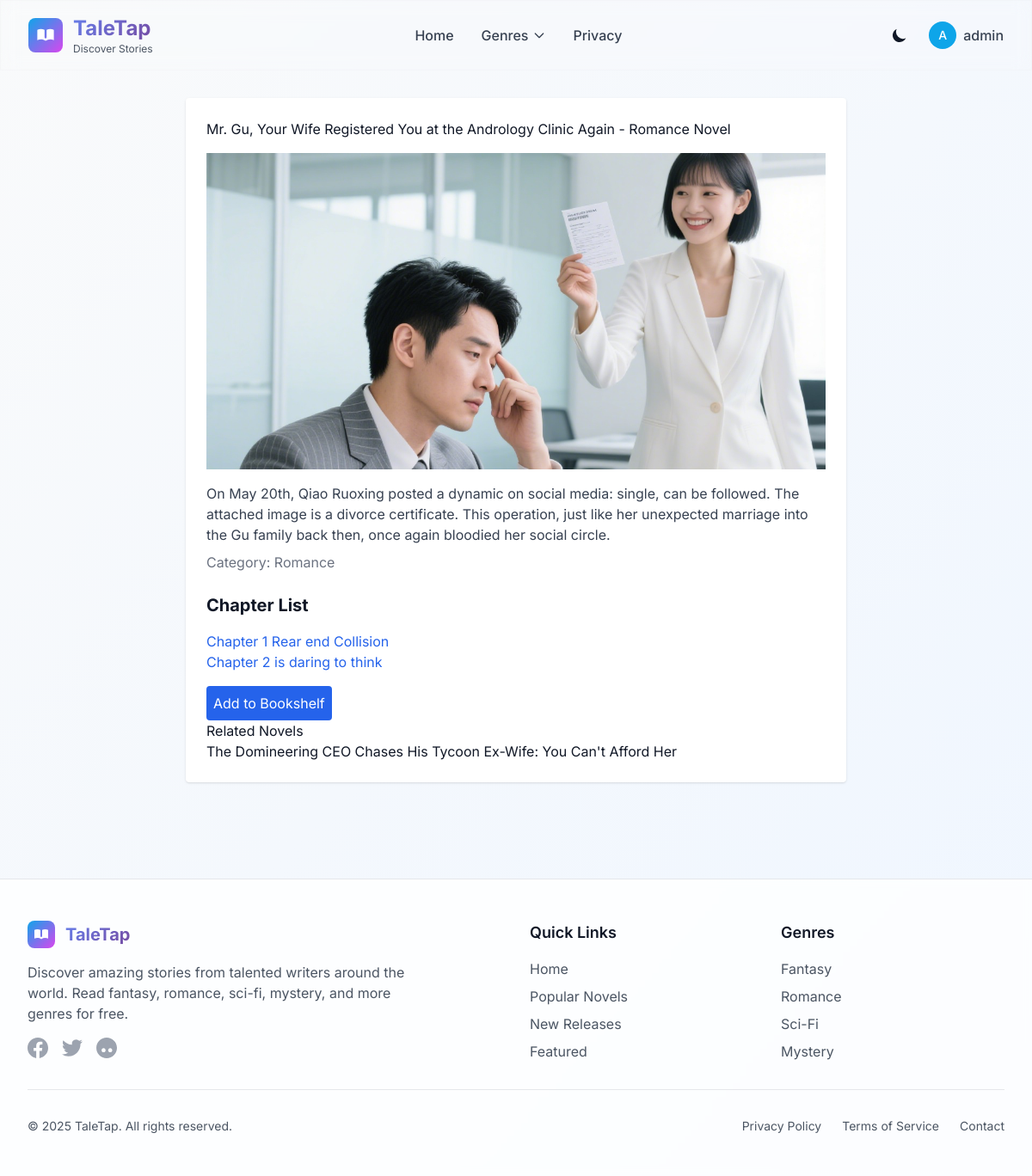
/novel/3 (signed in), run on the app's committed database.
### models.py (models this page shows)
class User(db.Model, UserMixin):
    id = db.Column(db.Integer, primary_key=True)
    username = db.Column(db.String(80), unique=True, nullable=False)
    password = db.Column(db.String(120), nullable=False)
    novels = db.relationship('UserNovel', backref='user', lazy=True)

class Novel(db.Model):
    id = db.Column(db.Integer, primary_key=True)
    title = db.Column(db.String(100), nullable=False)
    description = db.Column(db.Text, nullable=False)
    cover_image = db.Column(db.String(200))  # 封面图片路径
    chapters = db.relationship('Chapter', backref='novel', lazy=True)
    category = db.Column(db.String(50))

class Chapter(db.Model):
    id = db.Column(db.Integer, primary_key=True)
    novel_id = db.Column(db.Integer, db.ForeignKey('novel.id'), nullable=False)
    title = db.Column(db.String(100), nullable=False)
    content = db.Column(db.Text, nullable=False)
    comments = db.relationship('Comment', backref='chapter', lazy=True)

### app.py (the view)
@app.route('/novel/<int:novel_id>')
def novel(novel_id):
    novel = Novel.query.get_or_404(novel_id)
    related_novels = Novel.query.filter_by(category=novel.category).filter(Novel.id != novel_id).limit(3).all()
    return render_template('novel.html', novel=novel, related_novels=related_novels)

### app.py (called while the page is built)
@login_manager.user_loader
def load_user(user_id):
    return User.query.get(int(user_id))

### templates/novel.html (shortened to what this page needs)
{% extends 'base.html' %}
{% block content %}
<div class="max-w-3xl mx-auto bg-white dark:bg-gray-800 p-6 rounded shadow">
    <h1>{{ novel.title }} - {{ novel.category }} Novel</h1>
    <img src="{{ url_for('static', filename='img/' + (novel.cover_image or 'cover.jpg')) }}" alt="{{ novel.title }} 封面" class="w-full h-[23rem] object-cover mt-4">
    <p class="mt-4 text-gray-700 dark:text-gray-300">{{ novel.description }}</p>
    <p class="mt-2 text-gray-500 dark:text-gray-400">Category: {{ novel.category or 'None' }}</p>
    <h2 class="text-xl font-bold mt-6">Chapter List</h2>
    <ul class="mt-4">
        {% if novel.chapters %}
            {% for chapter in novel.chapters %}
            <li><a href="{{ url_for('chapter', novel_id=novel.id, chapter_id=chapter.id) }}" class="text-blue-600 hover:underline">{{ chapter.title }}</a></li>
            {% endfor %}
        {% else %}
            <li class="text-gray-500">No chapters available</li>
        {% endif %}
    </ul>
    {% if current_user.is_authenticated %}
    <form method="POST" action="{{ url_for('add_to_shelf', novel_id=novel.id) }}" class="mt-4">
        <button type="submit" class="bg-blue-600 text-white p-2 rounded hover:bg-blue-700">Add to Bookshelf</button>
    </form>
    {% endif %}
    <h3>Related Novels</h3>
<ul>
    {% for related in related_novels %}
        <li><a href="{{ url_for('novel', novel_id=related.id) }}">{{ related.title }}</a></li>
    {% endfor %}
</ul>
</div>
{% endblock %}

### templates/base.html (shortened to what this page needs)
<!DOCTYPE html>
<html lang="en" class="scroll-smooth">
<head>
    <link rel="stylesheet" href="{{ url_for('static', filename='css/reading.css') }}">
    <script src="https://cdn.tailwindcss.com"></script>
</head>
<body class="bg-gradient-to-br from-gray-50 to-blue-50 dark:from-gray-900 dark:to-gray-800 font-display text-gray-900 dark:text-gray-100 min-h-screen">
    <header class="sticky top-0 z-40 glass-effect border-b border-gray-200/20 dark:border-gray-700/20">
        <nav class="max-w-7xl mx-auto px-4 sm:px-6 lg:px-8" role="navigation" aria-label="Main navigation">
            <div class="flex justify-between items-center py-4">
                <div class="flex items-center space-x-2">
                    <a href="{{ url_for('index') }}" class="flex items-center space-x-3 hover:opacity-80 transition-opacity">
                        <div class="w-10 h-10 bg-gradient-to-br from-primary-500 to-accent-500 rounded-lg flex items-center justify-center">
                        </div>
                        <div>
                            <h1 class="text-2xl font-bold gradient-text">TaleTap</h1>
                            <p class="text-xs text-gray-600 dark:text-gray-400">Discover Stories</p>
                        </div>
                    </a>
                </div>
                <div class="hidden md:flex items-center space-x-8">
                    <a href="{{ url_for('index') }}" class="text-gray-700 dark:text-gray-300 hover:text-primary-600 dark:hover:text-primary-400 transition-colors font-medium">
                        Home
                    </a>
                    <div class="relative group">
                        <button class="text-gray-700 dark:text-gray-300 hover:text-primary-600 dark:hover:text-primary-400 transition-colors font-medium flex items-center space-x-1">
                            <span>Genres</span>
                            <svg class="w-4 h-4 transition-transform group-hover:rotate-180" fill="none" stroke="currentColor" viewBox="0 0 24 24">
                                <path stroke-linecap="round" stroke-linejoin="round" stroke-width="2" d="m19 9-7 7-7-7"/>
                            </svg>
                        </button>
                    </div>
                    <a href="{{ url_for('privacy_policy') }}" class="text-gray-700 dark:text-gray-300 hover:text-primary-600 dark:hover:text-primary-400 transition-colors font-medium">
                        Privacy
                    </a>
                </div>
                <div class="flex items-center space-x-4">
                    <button id="theme-toggle" class="p-2 rounded-lg hover:bg-gray-100 dark:hover:bg-gray-800 transition-colors" aria-label="Toggle dark mode">
                        <svg id="theme-toggle-dark-icon" class="hidden w-5 h-5" fill="currentColor" viewBox="0 0 20 20">
                            <path d="M17.293 13.293A8 8 0 016.707 2.707a8.001 8.001 0 1010.586 10.586z"/>
                        </svg>
                    </button>
                    {% if current_user.is_authenticated %}
                        <div class="relative group">
                            <button class="flex items-center space-x-2 text-gray-700 dark:text-gray-300 hover:text-primary-600 dark:hover:text-primary-400 transition-colors">
                                <div class="w-8 h-8 bg-primary-500 rounded-full flex items-center justify-center">
                                    <span class="text-white text-sm font-medium">{{ current_user.username[0].upper() }}</span>
                                </div>
                                <span class="font-medium">{{ current_user.username }}</span>
                            </button>
                        </div>
                    {% endif %}
                </div>
            </div>
        </nav>
    </header>
    <main id="main-content" class="max-w-7xl mx-auto px-4 sm:px-6 lg:px-8 py-8 animate-fade-in">
        {% block content %}{% endblock %}
    </main>
    <footer class="bg-white/80 dark:bg-gray-900/80 backdrop-blur-sm border-t border-gray-200 dark:border-gray-700 mt-20">
        <div class="max-w-7xl mx-auto px-4 sm:px-6 lg:px-8 py-12">
            <div class="grid grid-cols-1 md:grid-cols-4 gap-8">
                <div class="col-span-1 md:col-span-2">
                    <div class="flex items-center space-x-3 mb-4">
                        <div class="w-8 h-8 bg-gradient-to-br from-primary-500 to-accent-500 rounded-lg flex items-center justify-center">
                        </div>
                        <h3 class="text-xl font-bold gradient-text">TaleTap</h3>
                    </div>
                    <p class="text-gray-600 dark:text-gray-400 mb-4 max-w-md">
                        Discover amazing stories from talented writers around the world. Read fantasy, romance, sci-fi, mystery, and more genres for free.
                    </p>
                    <div class="flex space-x-4">
                        <a href="#" class="text-gray-400 hover:text-primary-500 transition-colors" aria-label="Facebook">
                        </a>
                        <a href="#" class="text-gray-400 hover:text-primary-500 transition-colors" aria-label="Twitter">
                        </a>
                        <a href="#" class="text-gray-400 hover:text-primary-500 transition-colors" aria-label="Instagram">
                        </a>
                    </div>
                </div>
                <div>
                    <h4 class="text-lg font-semibold mb-4">Quick Links</h4>
                    <ul class="space-y-2">
                        <li><a href="{{ url_for('index') }}" class="text-gray-600 dark:text-gray-400 hover:text-primary-600 dark:hover:text-primary-400 transition-colors">Home</a></li>
                        <li><a href="{{ url_for('category', category='Popular') }}" class="text-gray-600 dark:text-gray-400 hover:text-primary-600 dark:hover:text-primary-400 transition-colors">Popular Novels</a></li>
                        <li><a href="{{ url_for('category', category='New') }}" class="text-gray-600 dark:text-gray-400 hover:text-primary-600 dark:hover:text-primary-400 transition-colors">New Releases</a></li>
                        <li><a href="{{ url_for('category', category='Featured') }}" class="text-gray-600 dark:text-gray-400 hover:text-primary-600 dark:hover:text-primary-400 transition-colors">Featured</a></li>
                    </ul>
                </div>
                <div>
                    <h4 class="text-lg font-semibold mb-4">Genres</h4>
                    <ul class="space-y-2">
                        <li><a href="{{ url_for('category', category='Fantasy') }}" class="text-gray-600 dark:text-gray-400 hover:text-primary-600 dark:hover:text-primary-400 transition-colors">Fantasy</a></li>
                        <li><a href="{{ url_for('category', category='Romance') }}" class="text-gray-600 dark:text-gray-400 hover:text-primary-600 dark:hover:text-primary-400 transition-colors">Romance</a></li>
                        <li><a href="{{ url_for('category', category='Sci-Fi') }}" class="text-gray-600 dark:text-gray-400 hover:text-primary-600 dark:hover:text-primary-400 transition-colors">Sci-Fi</a></li>
                        <li><a href="{{ url_for('category', category='Mystery') }}" class="text-gray-600 dark:text-gray-400 hover:text-primary-600 dark:hover:text-primary-400 transition-colors">Mystery</a></li>
                    </ul>
                </div>
            </div>
            <div class="border-t border-gray-200 dark:border-gray-700 mt-8 pt-8">
                <div class="flex flex-col md:flex-row justify-between items-center">
                    <p class="text-gray-600 dark:text-gray-400 text-sm">
                        © 2025 TaleTap. All rights reserved.
                    </p>
                    <div class="flex space-x-6 mt-4 md:mt-0">
                        <a href="{{ url_for('privacy_policy') }}" class="text-gray-600 dark:text-gray-400 hover:text-primary-600 dark:hover:text-primary-400 transition-colors text-sm">Privacy Policy</a>
                        <a href="/terms" class="text-gray-600 dark:text-gray-400 hover:text-primary-600 dark:hover:text-primary-400 transition-colors text-sm">Terms of Service</a>
                        <a href="/contact" class="text-gray-600 dark:text-gray-400 hover:text-primary-600 dark:hover:text-primary-400 transition-colors text-sm">Contact</a>
                    </div>
                </div>
            </div>
        </div>
    </footer>
</body>
</html>

### templates/base.html (style rules this page uses)
.glass-effect { backdrop-filter: blur(10px); background: rgba(255, 255, 255, 0.1); border: 1px solid rgba(255, 255, 255, 0.2); }
.gradient-text { background: linear-gradient(135deg, #667eea 0%, #764ba2 100%); -webkit-background-clip: text; -webkit-text-fill-color: transparent; background-clip: text; }

### data on the page
User: username "A", username "admin"
Novel: title "Mr. Gu, Your Wife Registered You at the Andrology Clinic Again", category "Romance", cover_image (picture), description "On May 20th, Qiao Ruoxing posted a dynamic on social media: single, can be followed. The attached image is a divorce certificate. This operation, just like her unexpected marriage into the Gu family back then, once again bloodied her social circle."
Chapter: title "Chapter 1 Rear end Collision"
Chapter: title "Chapter 2 is daring to think"
Novel: title "The Domineering CEO Chases His Tycoon Ex-Wife: You Can't Afford Her"
